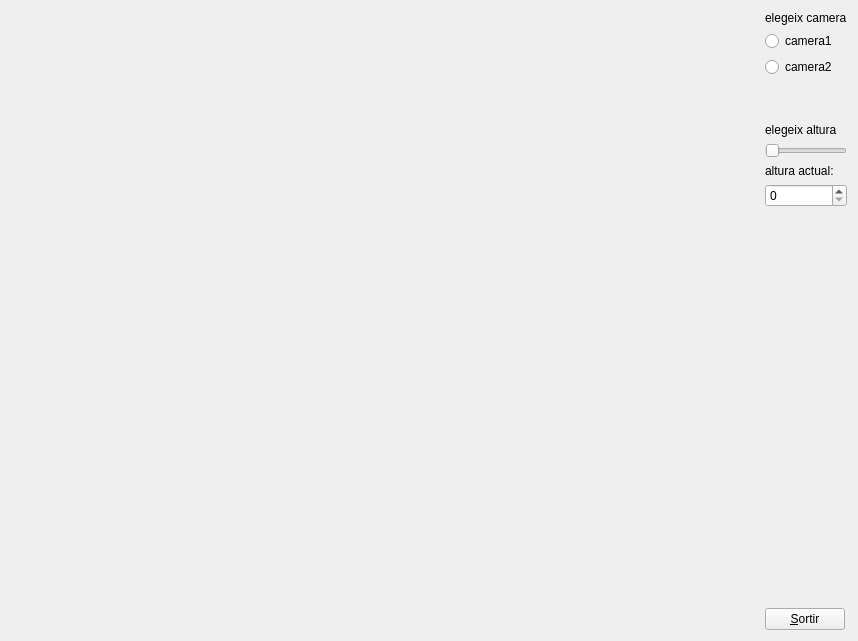
<?xml version="1.0" encoding="UTF-8"?>
<ui version="4.0">
 <class>MyForm</class>
 <widget class="QWidget" name="MyForm">
  <property name="geometry">
   <rect>
    <x>0</x>
    <y>0</y>
    <width>858</width>
    <height>641</height>
   </rect>
  </property>
  <property name="windowTitle">
   <string>IDI-Lab</string>
  </property>
  <layout class="QHBoxLayout" name="horizontalLayout">
   <item>
    <widget class="MyGLWidget" name="widget" native="true">
     <property name="sizePolicy">
      <sizepolicy hsizetype="Expanding" vsizetype="Expanding">
       <horstretch>0</horstretch>
       <verstretch>0</verstretch>
      </sizepolicy>
     </property>
    </widget>
   </item>
   <item>
    <layout class="QVBoxLayout" name="verticalLayout">
     <item>
      <widget class="QLabel" name="label">
       <property name="text">
        <string>elegeix camera</string>
       </property>
      </widget>
     </item>
     <item>
      <widget class="QRadioButton" name="radioButton">
       <property name="text">
        <string>camera1</string>
       </property>
       <attribute name="buttonGroup">
        <string notr="true">buttonGroup</string>
       </attribute>
      </widget>
     </item>
     <item>
      <widget class="QRadioButton" name="radioButton_2">
       <property name="text">
        <string>camera2</string>
       </property>
       <attribute name="buttonGroup">
        <string notr="true">buttonGroup</string>
       </attribute>
      </widget>
     </item>
     <item>
      <spacer name="verticalSpacer_2">
       <property name="orientation">
        <enum>Qt::Vertical</enum>
       </property>
       <property name="sizeType">
        <enum>QSizePolicy::Minimum</enum>
       </property>
       <property name="sizeHint" stdset="0">
        <size>
         <width>20</width>
         <height>40</height>
        </size>
       </property>
      </spacer>
     </item>
     <item>
      <widget class="QLabel" name="label_2">
       <property name="text">
        <string>elegeix altura</string>
       </property>
      </widget>
     </item>
     <item>
      <widget class="QSlider" name="horizontalSlider">
       <property name="sizePolicy">
        <sizepolicy hsizetype="Preferred" vsizetype="Fixed">
         <horstretch>0</horstretch>
         <verstretch>0</verstretch>
        </sizepolicy>
       </property>
       <property name="maximumSize">
        <size>
         <width>500</width>
         <height>16777215</height>
        </size>
       </property>
       <property name="minimum">
        <number>0</number>
       </property>
       <property name="maximum">
        <number>5</number>
       </property>
       <property name="orientation">
        <enum>Qt::Horizontal</enum>
       </property>
      </widget>
     </item>
     <item>
      <widget class="QLabel" name="label_3">
       <property name="text">
        <string>altura actual:</string>
       </property>
      </widget>
     </item>
     <item>
      <widget class="QSpinBox" name="spinBox">
       <property name="maximum">
        <number>5</number>
       </property>
      </widget>
     </item>
     <item>
      <spacer name="verticalSpacer">
       <property name="orientation">
        <enum>Qt::Vertical</enum>
       </property>
       <property name="sizeHint" stdset="0">
        <size>
         <width>20</width>
         <height>40</height>
        </size>
       </property>
      </spacer>
     </item>
     <item>
      <widget class="QPushButton" name="pushButton">
       <property name="sizePolicy">
        <sizepolicy hsizetype="Fixed" vsizetype="Fixed">
         <horstretch>0</horstretch>
         <verstretch>0</verstretch>
        </sizepolicy>
       </property>
       <property name="text">
        <string>&amp;Sortir</string>
       </property>
      </widget>
     </item>
    </layout>
   </item>
  </layout>
 </widget>
 <customwidgets>
  <customwidget>
   <class>MyGLWidget</class>
   <extends>QWidget</extends>
   <header>MyGLWidget.h</header>
   <container>1</container>
   <slots>
    <signal>enviaAltura(int)</signal>
    <slot>canvicam1()</slot>
    <slot>canvicam2()</slot>
    <slot>altura(int)</slot>
   </slots>
  </customwidget>
 </customwidgets>
 <resources/>
 <connections>
  <connection>
   <sender>pushButton</sender>
   <signal>clicked()</signal>
   <receiver>MyForm</receiver>
   <slot>close()</slot>
   <hints>
    <hint type="sourcelabel">
     <x>824</x>
     <y>630</y>
    </hint>
    <hint type="destinationlabel">
     <x>839</x>
     <y>529</y>
    </hint>
   </hints>
  </connection>
  <connection>
   <sender>radioButton</sender>
   <signal>clicked()</signal>
   <receiver>widget</receiver>
   <slot>canvicam1()</slot>
   <hints>
    <hint type="sourcelabel">
     <x>753</x>
     <y>51</y>
    </hint>
    <hint type="destinationlabel">
     <x>642</x>
     <y>51</y>
    </hint>
   </hints>
  </connection>
  <connection>
   <sender>radioButton_2</sender>
   <signal>clicked()</signal>
   <receiver>widget</receiver>
   <slot>canvicam2()</slot>
   <hints>
    <hint type="sourcelabel">
     <x>764</x>
     <y>80</y>
    </hint>
    <hint type="destinationlabel">
     <x>648</x>
     <y>83</y>
    </hint>
   </hints>
  </connection>
  <connection>
   <sender>horizontalSlider</sender>
   <signal>valueChanged(int)</signal>
   <receiver>spinBox</receiver>
   <slot>setValue(int)</slot>
   <hints>
    <hint type="sourcelabel">
     <x>820</x>
     <y>171</y>
    </hint>
    <hint type="destinationlabel">
     <x>825</x>
     <y>228</y>
    </hint>
   </hints>
  </connection>
  <connection>
   <sender>horizontalSlider</sender>
   <signal>valueChanged(int)</signal>
   <receiver>widget</receiver>
   <slot>altura(int)</slot>
   <hints>
    <hint type="sourcelabel">
     <x>756</x>
     <y>166</y>
    </hint>
    <hint type="destinationlabel">
     <x>682</x>
     <y>168</y>
    </hint>
   </hints>
  </connection>
  <connection>
   <sender>widget</sender>
   <signal>enviaAltura(int)</signal>
   <receiver>spinBox</receiver>
   <slot>setValue(int)</slot>
   <hints>
    <hint type="sourcelabel">
     <x>627</x>
     <y>229</y>
    </hint>
    <hint type="destinationlabel">
     <x>772</x>
     <y>218</y>
    </hint>
   </hints>
  </connection>
  <connection>
   <sender>widget</sender>
   <signal>enviaAltura(int)</signal>
   <receiver>horizontalSlider</receiver>
   <slot>setValue(int)</slot>
   <hints>
    <hint type="sourcelabel">
     <x>632</x>
     <y>184</y>
    </hint>
    <hint type="destinationlabel">
     <x>774</x>
     <y>164</y>
    </hint>
   </hints>
  </connection>
  <connection>
   <sender>spinBox</sender>
   <signal>valueChanged(int)</signal>
   <receiver>horizontalSlider</receiver>
   <slot>setValue(int)</slot>
   <hints>
    <hint type="sourcelabel">
     <x>804</x>
     <y>209</y>
    </hint>
    <hint type="destinationlabel">
     <x>818</x>
     <y>163</y>
    </hint>
   </hints>
  </connection>
 </connections>
 <buttongroups>
  <buttongroup name="buttonGroup"/>
 </buttongroups>
</ui>
